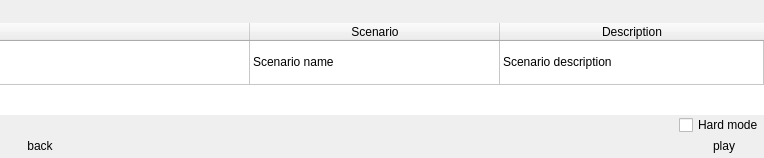
        <widget class="QWidget" name="tutorials_page">
         <layout class="QVBoxLayout" name="verticalLayout_5" stretch="1,4,0,1">
          <property name="spacing">
           <number>0</number>
          </property>
          <property name="leftMargin">
           <number>0</number>
          </property>
          <property name="topMargin">
           <number>0</number>
          </property>
          <property name="rightMargin">
           <number>0</number>
          </property>
          <property name="bottomMargin">
           <number>0</number>
          </property>
          <item>
           <spacer name="verticalSpacer_4">
            <property name="orientation">
             <enum>Qt::Vertical</enum>
            </property>
            <property name="sizeHint" stdset="0">
             <size>
              <width>20</width>
              <height>40</height>
             </size>
            </property>
           </spacer>
          </item>
          <item>
           <widget class="QTableWidget" name="tutorials_table">
            <property name="minimumSize">
             <size>
              <width>520</width>
              <height>0</height>
             </size>
            </property>
            <property name="frameShape">
             <enum>QFrame::NoFrame</enum>
            </property>
            <property name="sizeAdjustPolicy">
             <enum>QAbstractScrollArea::AdjustToContents</enum>
            </property>
            <property name="editTriggers">
             <set>QAbstractItemView::NoEditTriggers</set>
            </property>
            <property name="alternatingRowColors">
             <bool>true</bool>
            </property>
            <property name="selectionMode">
             <enum>QAbstractItemView::SingleSelection</enum>
            </property>
            <property name="selectionBehavior">
             <enum>QAbstractItemView::SelectRows</enum>
            </property>
            <property name="textElideMode">
             <enum>Qt::ElideNone</enum>
            </property>
            <property name="verticalScrollMode">
             <enum>QAbstractItemView::ScrollPerPixel</enum>
            </property>
            <property name="horizontalScrollMode">
             <enum>QAbstractItemView::ScrollPerPixel</enum>
            </property>
            <property name="rowCount">
             <number>1</number>
            </property>
            <property name="columnCount">
             <number>3</number>
            </property>
            <attribute name="horizontalHeaderMinimumSectionSize">
             <number>50</number>
            </attribute>
            <attribute name="horizontalHeaderDefaultSectionSize">
             <number>250</number>
            </attribute>
            <attribute name="horizontalHeaderStretchLastSection">
             <bool>true</bool>
            </attribute>
            <attribute name="verticalHeaderVisible">
             <bool>false</bool>
            </attribute>
            <attribute name="verticalHeaderMinimumSectionSize">
             <number>44</number>
            </attribute>
            <attribute name="verticalHeaderDefaultSectionSize">
             <number>44</number>
            </attribute>
            <row>
             <property name="text">
              <string/>
             </property>
            </row>
            <column>
             <property name="text">
              <string/>
             </property>
            </column>
            <column>
             <property name="text">
              <string>Scenario</string>
             </property>
            </column>
            <column>
             <property name="text">
              <string>Description</string>
             </property>
            </column>
            <item row="0" column="0">
             <property name="text">
              <string/>
             </property>
            </item>
            <item row="0" column="1">
             <property name="text">
              <string>Scenario name</string>
             </property>
            </item>
            <item row="0" column="2">
             <property name="text">
              <string>Scenario description</string>
             </property>
            </item>
           </widget>
          </item>
          <item>
           <layout class="QHBoxLayout" name="horizontalLayout_13">
            <item>
             <spacer name="horizontalSpacer_10">
              <property name="orientation">
               <enum>Qt::Horizontal</enum>
              </property>
              <property name="sizeHint" stdset="0">
               <size>
                <width>40</width>
                <height>20</height>
               </size>
              </property>
             </spacer>
            </item>
            <item>
             <widget class="QCheckBox" name="hard_mode_checkbox">
              <property name="text">
               <string>Hard mode</string>
              </property>
             </widget>
            </item>
           </layout>
          </item>
          <item>
           <widget class="QWidget" name="widget_2" native="true">
            <property name="sizePolicy">
             <sizepolicy hsizetype="Preferred" vsizetype="Minimum">
              <horstretch>0</horstretch>
              <verstretch>0</verstretch>
             </sizepolicy>
            </property>
            <layout class="QHBoxLayout" name="horizontalLayout_4">
             <property name="spacing">
              <number>0</number>
             </property>
             <property name="leftMargin">
              <number>0</number>
             </property>
             <property name="topMargin">
              <number>0</number>
             </property>
             <property name="rightMargin">
              <number>0</number>
             </property>
             <property name="bottomMargin">
              <number>0</number>
             </property>
             <item>
              <widget class="QPushButton" name="tutorials_back_button">
               <property name="text">
                <string>back</string>
               </property>
               <property name="flat">
                <bool>true</bool>
               </property>
              </widget>
             </item>
             <item>
              <spacer name="horizontalSpacer_4">
               <property name="orientation">
                <enum>Qt::Horizontal</enum>
               </property>
               <property name="sizeHint" stdset="0">
                <size>
                 <width>40</width>
                 <height>20</height>
                </size>
               </property>
              </spacer>
             </item>
             <item>
              <widget class="QPushButton" name="tutorials_play_button">
               <property name="text">
                <string>play</string>
               </property>
               <property name="flat">
                <bool>true</bool>
               </property>
              </widget>
             </item>
            </layout>
           </widget>
          </item>
         </layout>
        </widget>
